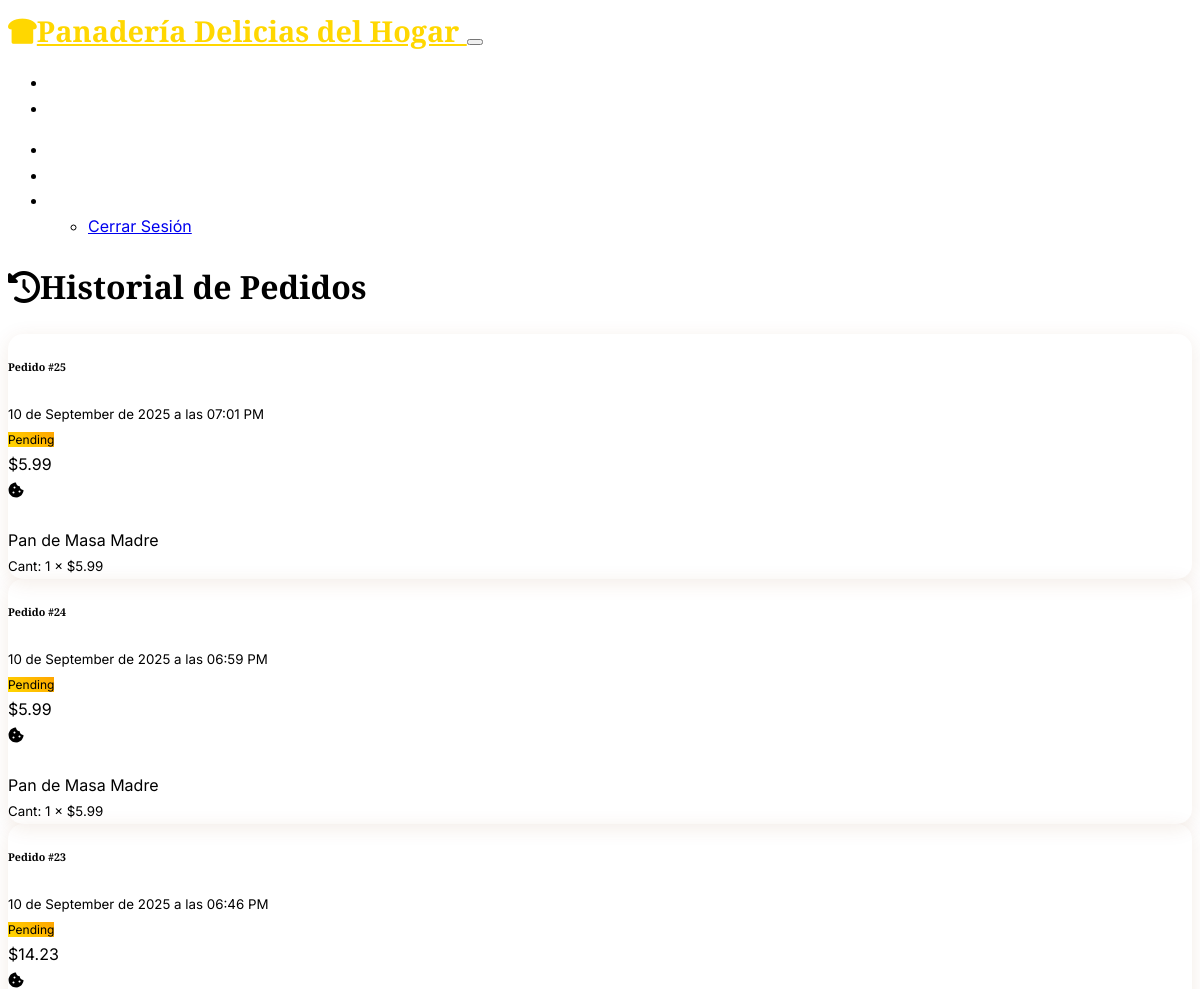
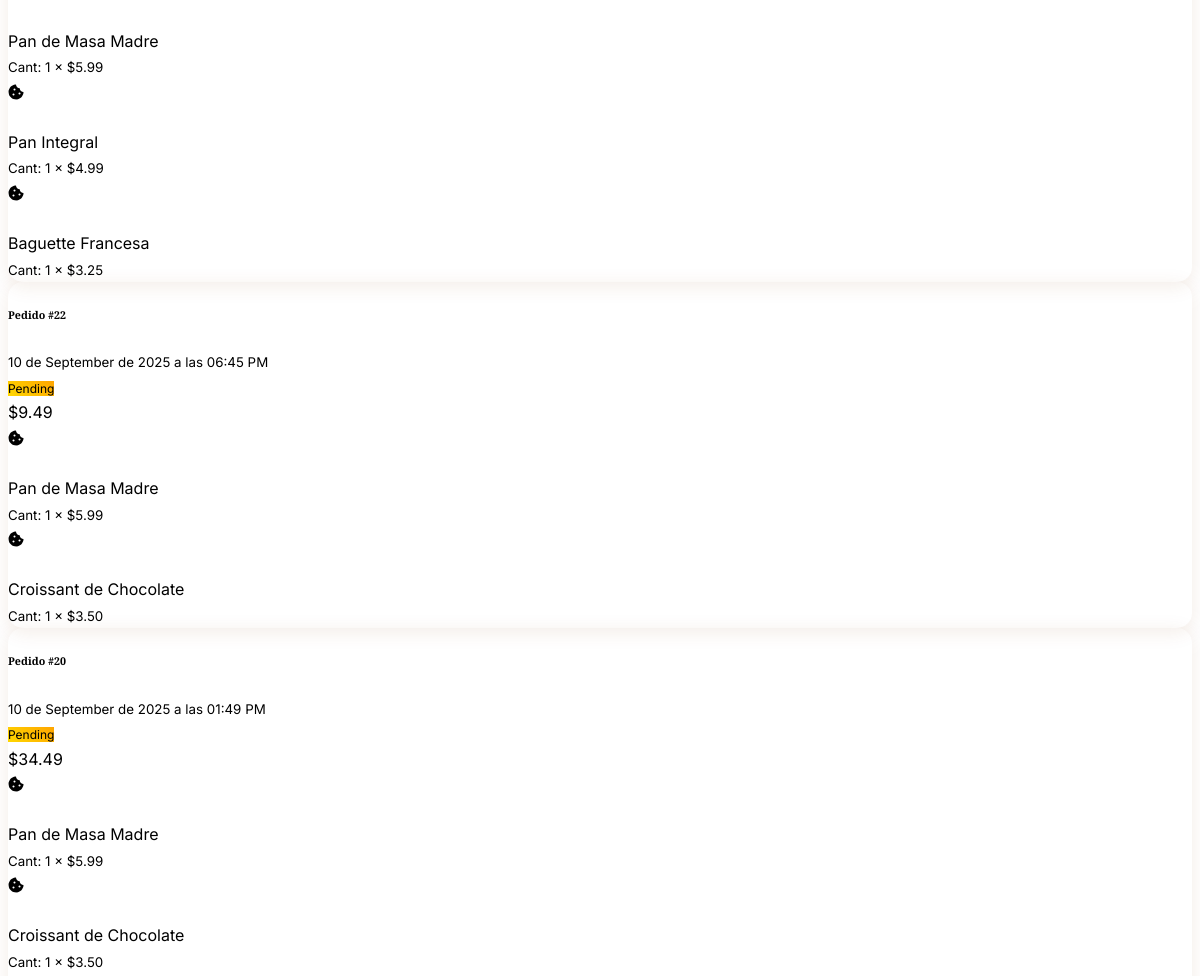
/orders (signed in, upper part), run on an earlier commit of the app's database (2 pictures, top to bottom).
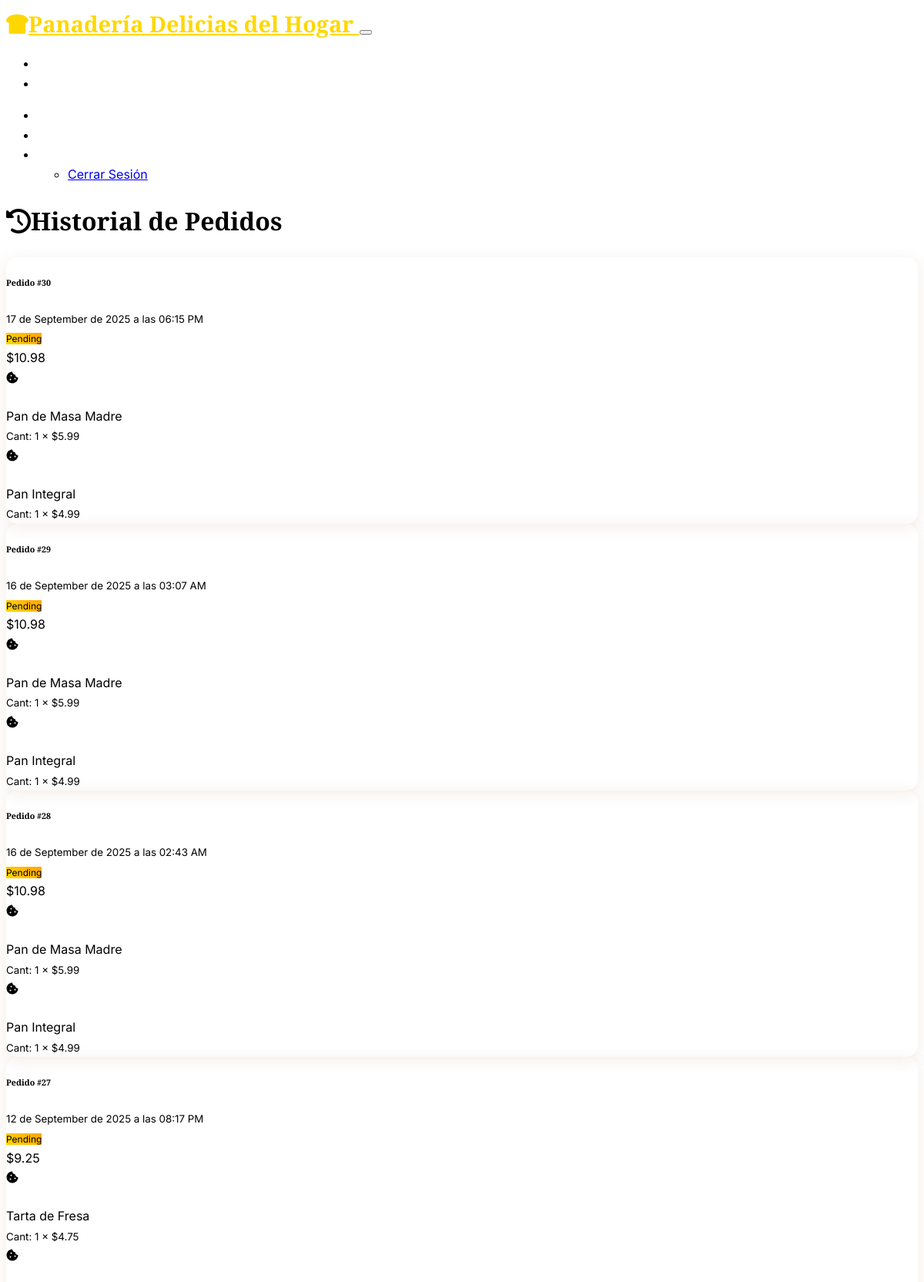
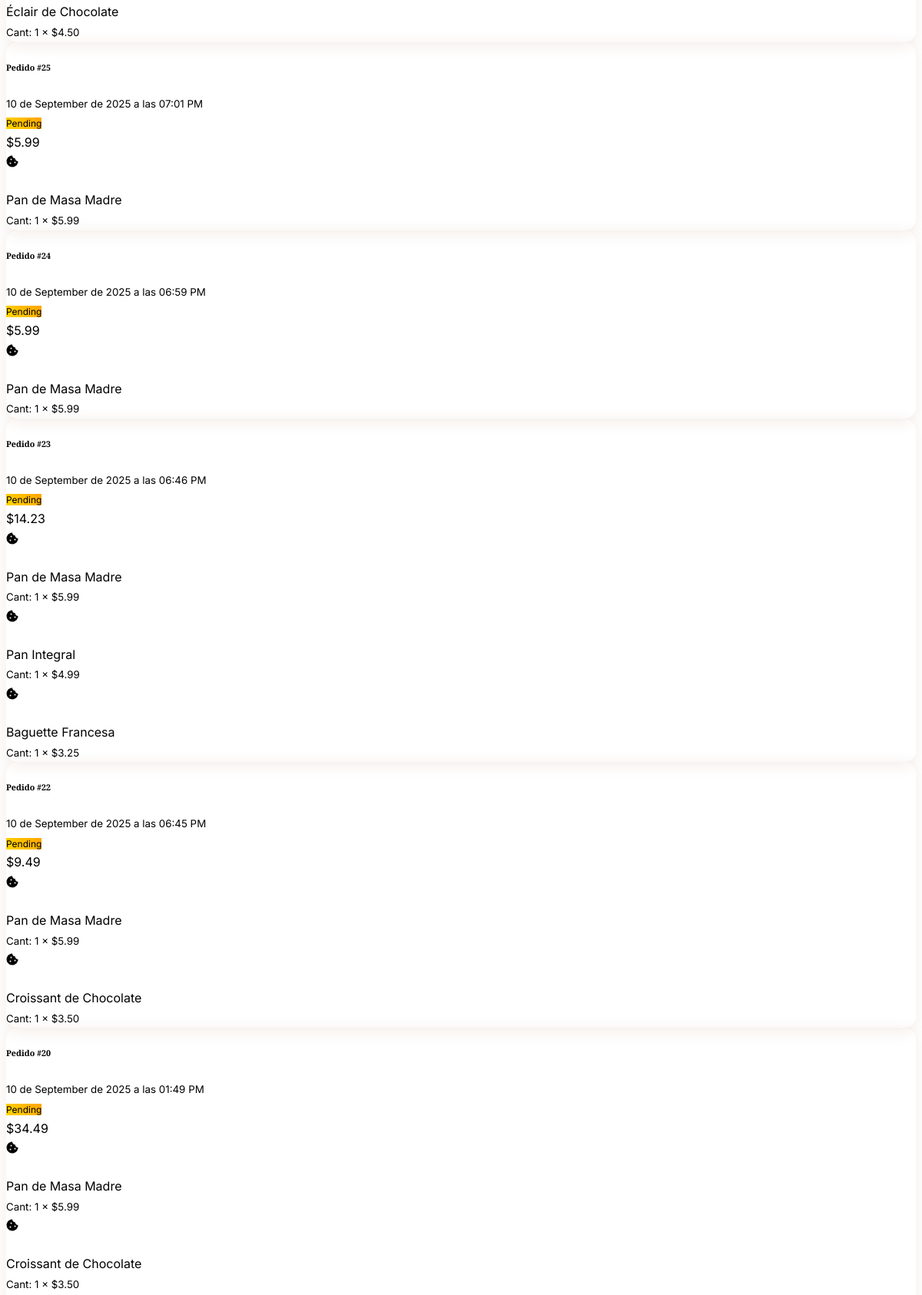
And on a later commit of the database (2 pictures, top to bottom).
### models.py (models this page shows, shortened)
class Order(db.Model):
    id = db.Column(db.Integer, primary_key=True)
    total_amount = db.Column(db.Numeric(10, 2), nullable=False)
    status = db.Column(db.String(20), default='pending')  # pending, confirmed, preparing, ready, delivered
    created_at = db.Column(db.DateTime, default=datetime.utcnow)
    user_id = db.Column(db.Integer, db.ForeignKey('user.id'), nullable=False)
    order_items = db.relationship('OrderItem', backref='order', lazy=True, cascade='all, delete-orphan')

class OrderItem(db.Model):
    id = db.Column(db.Integer, primary_key=True)
    quantity = db.Column(db.Integer, nullable=False)
    price = db.Column(db.Numeric(10, 2), nullable=False)  # Price at time of order
    order_id = db.Column(db.Integer, db.ForeignKey('order.id'), nullable=False)
    product_id = db.Column(db.Integer, db.ForeignKey('product.id'), nullable=False)

class Product(db.Model):
    id = db.Column(db.Integer, primary_key=True)
    name = db.Column(db.String(100), nullable=False)
    description = db.Column(db.Text)
    price = db.Column(db.Numeric(10, 2), nullable=False)
    image_url = db.Column(db.String(200))
    featured = db.Column(db.Boolean, default=False)
    active = db.Column(db.Boolean, default=True)
    created_at = db.Column(db.DateTime, default=datetime.utcnow)
    category_id = db.Column(db.Integer, db.ForeignKey('category.id'), nullable=False)
    cart_items = db.relationship('CartItem', backref='product', lazy=True)
    order_items = db.relationship('OrderItem', backref='product', lazy=True)

### app.py (the view)
    @app.route('/orders')
    def order_history():
        from flask import render_template
        from flask_login import login_required, current_user
        from models import Order
        if not current_user.is_authenticated:
            return login_manager.unauthorized()
        orders = Order.query.filter_by(user_id=current_user.id).order_by(Order.created_at.desc()).all()
        return render_template('orders/history.html', orders=orders)

### templates/orders/history.html (shortened to what this page needs)
{% extends "base.html" %}
{% block content %}
<div class="container">
    <div class="row">
        <div class="col-12">
            <h1>
                <i class="fas fa-history me-2"></i>Historial de Pedidos
            </h1>
            {% if orders %}
            {% for order in orders %}
            <div class="card mb-3">
                <div class="card-header">
                    <div class="row align-items-center">
                        <div class="col-md-8">
                            <h6 class="mb-0">Pedido #{{ order.id }}</h6>
                            <small class="text-muted">{{ order.created_at.strftime('%d de %B de %Y a las %I:%M %p') }}</small>
                        </div>
                        <div class="col-md-4 text-end">
                            <span class="badge bg-{{ 'success' if order.status == 'delivered' else 'warning' if order.status == 'pending' else 'info' }}">
                                {{ order.status.title() }}
                            </span>
                            <div class="h6 mb-0">${{ "%.2f"|format(order.total_amount) }}</div>
                        </div>
                    </div>
                </div>
                <div class="card-body">
                    <div class="row">
                        {% for item in order.order_items %}
                        <div class="col-md-6 mb-2">
                            <div class="d-flex align-items-center">
                                <div class="me-3">
                                    {% if item.product.image_url %}
                                    <img src="{{ item.product.image_url }}" class="rounded" style="width: 50px; height: 50px; object-fit: cover;" alt="{{ item.product.name }}">
                                    {% else %}
                                    <div class="bg-light rounded d-flex align-items-center justify-content-center" style="width: 50px; height: 50px;">
                                        <i class="fas fa-cookie-bite text-muted"></i>
                                    </div>
                                    {% endif %}
                                </div>
                                <div>
                                    <div class="fw-bold">{{ item.product.name }}</div>
                                    <small class="text-muted">Cant: {{ item.quantity }} × ${{ "%.2f"|format(item.price) }}</small>
                                </div>
                            </div>
                        </div>
                        {% endfor %}
                    </div>
                </div>
            </div>
            {% endfor %}
            {% endif %}
        </div>
    </div>
</div>
{% endblock %}

### templates/base.html (shortened to what this page needs)
<!DOCTYPE html>
<html lang="en" data-bs-theme="dark">
<head>
    <link href="https://cdn.replit.com/agent/bootstrap-agent-dark-theme.min.css" rel="stylesheet">
    <link href="https://cdnjs.cloudflare.com/ajax/libs/font-awesome/6.0.0/css/all.min.css" rel="stylesheet">
    <link href="{{ url_for('static', filename='css/custom.css') }}" rel="stylesheet">
</head>
<body>
    <nav class="navbar navbar-expand-lg navbar-dark bg-dark">
        <div class="container">
            <a class="navbar-brand" href="{{ url_for('index') }}">
                <i class="fas fa-bread-slice me-2" style="color: #FFD700;"></i>Panadería Delicias del Hogar
            </a>
            <button class="navbar-toggler" type="button" data-bs-toggle="collapse" data-bs-target="#navbarNav">
            </button>
            <div class="collapse navbar-collapse" id="navbarNav">
                <ul class="navbar-nav me-auto">
                    <li class="nav-item">
                        <a class="nav-link" href="{{ url_for('index') }}">Inicio</a>
                    </li>
                    <li class="nav-item">
                        <a class="nav-link" href="{{ url_for('products.index') }}">Productos</a>
                    </li>
                </ul>
                <ul class="navbar-nav">
                    {% if current_user.is_authenticated %}
                        <li class="nav-item">
                            <a class="nav-link" href="{{ url_for('cart.index') }}">
                                <i class="fas fa-shopping-cart"></i> Carrito
                            </a>
                        </li>
                        <li class="nav-item">
                            <a class="nav-link" href="{{ url_for('order_history') }}">Mis Pedidos</a>
                        </li>
                        <li class="nav-item dropdown">
                            <a class="nav-link dropdown-toggle" href="#" role="button" data-bs-toggle="dropdown">
                            </a>
                            <ul class="dropdown-menu">
                                <li><a class="dropdown-item" href="{{ url_for('auth.logout') }}">Cerrar Sesión</a></li>
                            </ul>
                        </li>
                    {% endif %}
                </ul>
            </div>
        </div>
    </nav>
    <main>
        {% block content %}{% endblock %}
    </main>
</body>
</html>

### static/css/custom.css (style rules this page uses)
body { background-color: var(--bs-body-bg); font-family: 'Inter', sans-serif; line-height: 1.6; }
h1, h2, h3, h4, h5, h6, .display-1, .display-2, .display-3, .display-4, .display-5, .display-6 { font-family: 'Playfair Display', serif; }
.navbar-brand { font-family: 'Playfair Display', serif; font-weight: bold; font-size: 1.8rem; color: #FFD700 !important; }
.navbar-dark .navbar-nav .nav-link { color: rgba(255, 255, 255, 0.9); font-weight: 500; transition: color 0.3s ease; }
.card { border: none; box-shadow: 0 4px 20px rgba(139, 69, 19, 0.1); transition: all 0.3s ease; border-radius: 15px; overflow: hidden; }
.badge { font-size: 0.75em; }
[data-bs-theme="dark"] .bg-light { background-color: var(--bs-gray-800) !important; }
[data-bs-theme="dark"] .text-muted { color: var(--bs-gray-400) !important; }
.bg-warning { background: linear-gradient(45deg, #FFD700, #FFA500) !important; }

What changed in the data, as far as the page shows it:
added Order: id "30", created_at "17 de September de 2025 a las 06:15 PM", status "Pending", total_amount "10.98"
added OrderItem: product.name "Pan de Masa Madre", quantity "1", price "5.99", shown under "30"
added OrderItem: product.name "Pan Integral", quantity "1", price "4.99", shown under "30"
added Order: id "29", created_at "16 de September de 2025 a las 03:07 AM", status "Pending", total_amount "10.98"
added OrderItem: product.name "Pan de Masa Madre", quantity "1", price "5.99", shown under "29"
added OrderItem: product.name "Pan Integral", quantity "1", price "4.99", shown under "29"
added Order: id "28", created_at "16 de September de 2025 a las 02:43 AM", status "Pending", total_amount "10.98"
added OrderItem: product.name "Pan de Masa Madre", quantity "1", price "5.99", shown under "28"
added OrderItem: product.name "Pan Integral", quantity "1", price "4.99", shown under "28"
added Order: id "27", created_at "12 de September de 2025 a las 08:17 PM", status "Pending", total_amount "9.25"
added OrderItem: product.name "Tarta de Fresa", quantity "1", price "4.75", shown under "27"
added OrderItem: product.name "Éclair de Chocolate", quantity "1", price "4.50", shown under "27"
